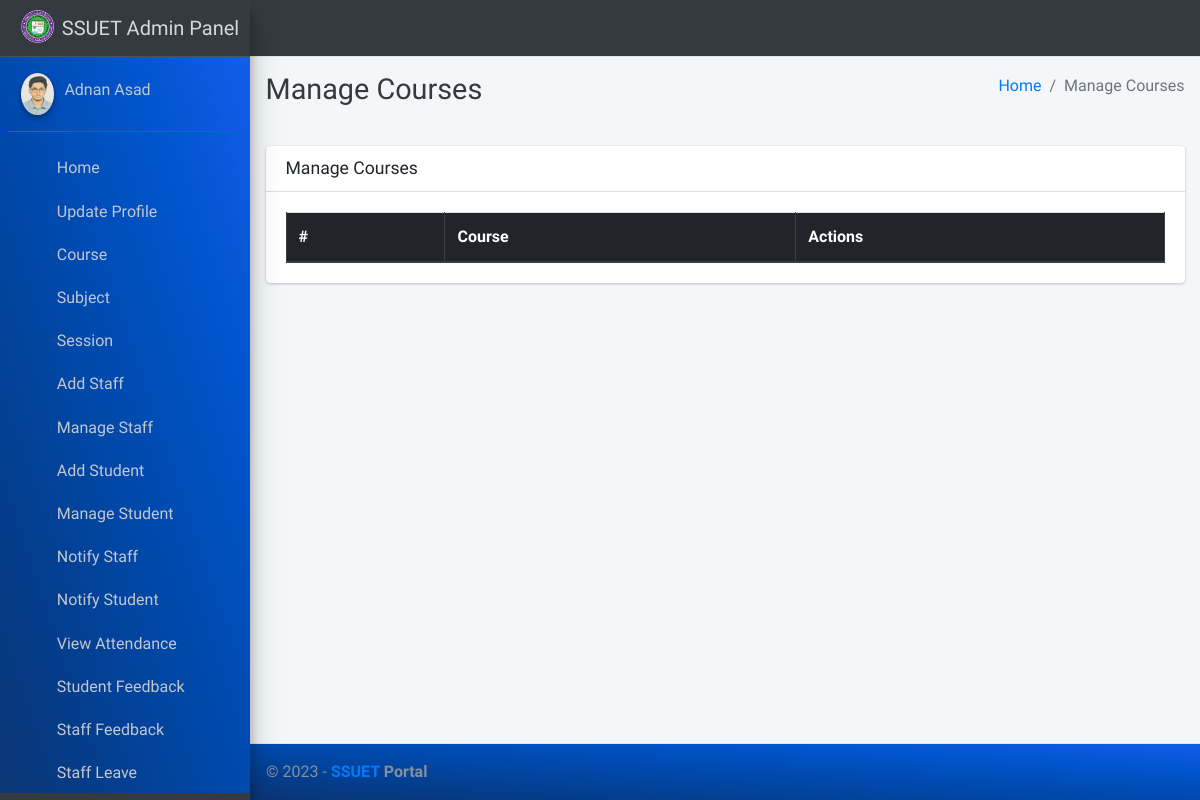
Page /course/manage/ (signed in) on the earlier database version.
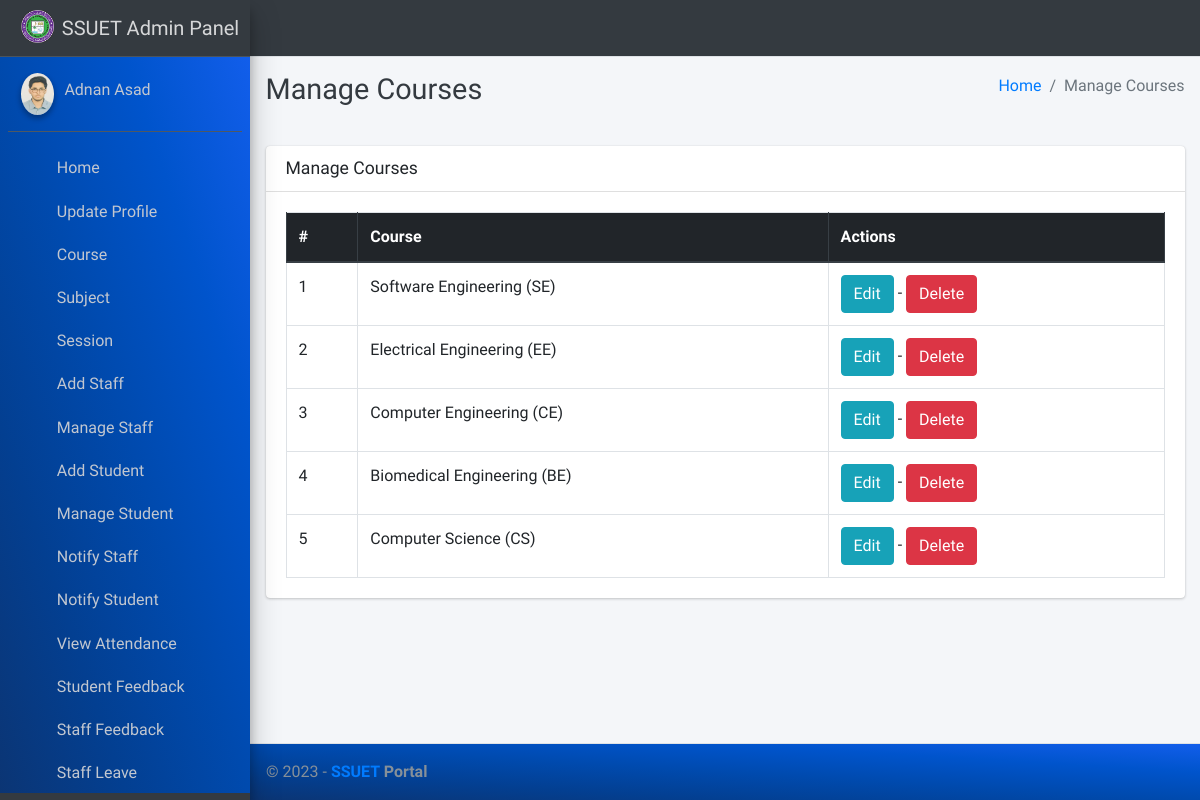
Same page on the later database version.
### main_app/models.py (models this page shows, shortened)
class Course(models.Model):
    name = models.CharField(max_length=120)
    created_at = models.DateTimeField(auto_now_add=True)
    updated_at = models.DateTimeField(auto_now=True)

### main_app/hod_views.py (the view)
# urls.py: path("course/manage/", hod_views.manage_course, name='manage_course'),
def manage_course(request):
    courses = Course.objects.all()
    context = {
        'courses': courses,
        'page_title': 'Manage Courses'
    }
    return render(request, "hod_template/manage_course.html", context)

### main_app/models.py (called while the page is built)
    def __str__(self):
        return  self.first_name + " " + self.last_name

### main_app/templates/hod_template/manage_course.html
{% extends 'main_app/base.html' %}
{% load static %}
{% block page_title %}{{page_title}}{% endblock page_title %}
{% block content %}
<section class="content">
    <div class="container-fluid">
        <div class="row">
            <div class="col-md-12">
                <div class="card">
                    <div class="card-header">
                        <h3 class="card-title">{{page_title}}</h3>
                    </div>
                    <div class="card-body">
                        <table id="example2" class="table table-bordered table-hover">
                            <thead class="thead-dark">
                                <tr>
                                    <th>#</th>
                                    <th>Course</th>
                                    <th>Actions</th>
                                </tr>
                            </thead>
                            <tbody>
                                {% for course in courses %}
                                <tr>
                                    <td>{{ forloop.counter }}</td>
                                    <td>{{course.name}}</td>
                                    <td>
                                        <a href="{% url 'edit_course' course.id %}" class="btn btn-info">Edit</a> -
                                        <a href="{% url 'delete_course' course.id %}" onclick="return confirm('Are you sure you want to delete this course ?')" class="btn btn-danger">Delete</a>
                                    </td>
                                </tr>
                                {% endfor %}
                            </tbody>
                        </table>
                    </div>
                </div>
            </div>
        </div>
    </div>
</section>
{% endblock content %}

Differences in the rows shown:
added Course: name "Software Engineering (SE)"
added Course: name "Electrical Engineering (EE)"
added Course: name "Computer Engineering (CE)"
added Course: name "Biomedical Engineering (BE)"
added Course: name "Computer Science (CS)"
